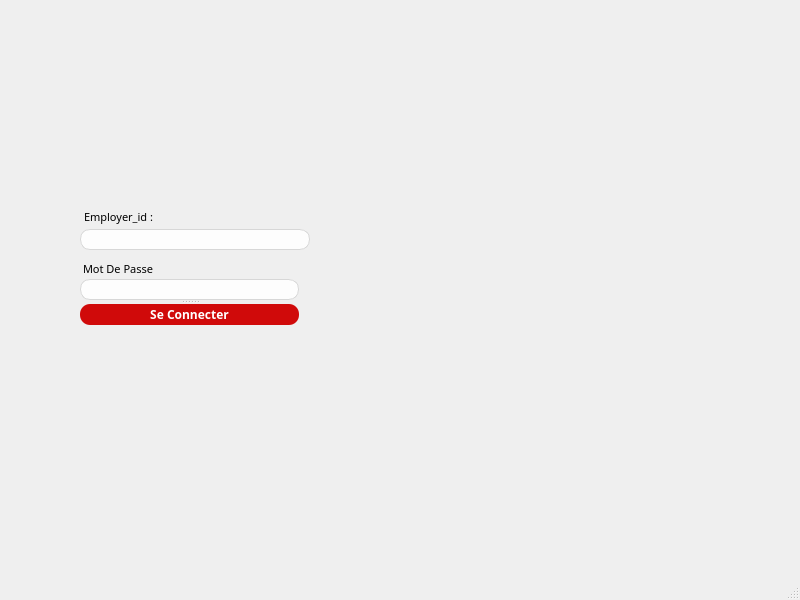
<?xml version="1.0" encoding="UTF-8"?>
<ui version="4.0">
 <class>LoginPage</class>
 <widget class="QMainWindow" name="LoginPage">
  <property name="geometry">
   <rect>
    <x>0</x>
    <y>0</y>
    <width>800</width>
    <height>600</height>
   </rect>
  </property>
  <property name="windowTitle">
   <string>MainWindow</string>
  </property>
  <widget class="QWidget" name="centralwidget">
   <widget class="QStackedWidget" name="stackedWidget">
    <property name="geometry">
     <rect>
      <x>0</x>
      <y>-11</y>
      <width>811</width>
      <height>571</height>
     </rect>
    </property>
    <property name="currentIndex">
     <number>0</number>
    </property>
    <widget class="QWidget" name="Login">
     <widget class="QLabel" name="employer_idLabel_5">
      <property name="geometry">
       <rect>
        <x>84</x>
        <y>217</y>
        <width>81</width>
        <height>21</height>
       </rect>
      </property>
      <property name="font">
       <font>
        <family>Montserrat SemiBold</family>
        <pointsize>-1</pointsize>
       </font>
      </property>
      <property name="styleSheet">
       <string notr="true">QWidget {
    font-size: 11px;
}

QTableView {
    font-size: 10px;
    alternate-background-color: #f0f0f0;
}

Browser QPushButton {
    font-size: 10px;
    min-width: 10px;
}

ColorButton::enabled {
    border: 1px solid #444444;
}

ColorButton::disabled {
    border: 1px solid #AAAAAA;
}


Browser QGroupBox {
    background-color: qlineargradient(x1: 0, y1: 0, x2: 0, y2: 1,
                                      stop: 0 #E0E0E0, stop: 1 #FFFFFF);
    border: 2px solid #999999;
    border-radius: 5px;
    margin-top: 1ex; /* leave space at the top for the title */
    font-size: 13px;
    color: black;
}

Browser QGroupBox::title {
    subcontrol-origin: margin;
    subcontrol-position: top center; /* position at the top center */
    padding: 0 3px;
    font-size: 13px;
    color: black;
}

PluginItem {
    border: 2px solid black;
    background: white;
}


PluginItem Frame {
    background: #CCCCCC;
}


TabButton {
    border: 1px solid #8f8f91;
    border-radius: 2px;
    padding: 3px;
    min-width: 120px;
}

TabButton::checked {
    background-color: qlineargradient(x1: 0, y1: 0 , x2: 0, y2: 1,
                                      stop: 0 #9a9b9e, stop: 1 #babbbe);
}


TabButton::pressed {
    background-color: qlineargradient(x1: 0, y1: 0 , x2: 0, y2: 1,
                                      stop: 0 #9a9b9e, stop: 1 #babbbe);
}</string>
      </property>
      <property name="text">
       <string>Employer_id :</string>
      </property>
     </widget>
     <widget class="QLabel" name="employer_idLabel_8">
      <property name="geometry">
       <rect>
        <x>83</x>
        <y>269</y>
        <width>81</width>
        <height>21</height>
       </rect>
      </property>
      <property name="font">
       <font>
        <family>Montserrat SemiBold</family>
        <pointsize>-1</pointsize>
       </font>
      </property>
      <property name="styleSheet">
       <string notr="true">QWidget {
    font-size: 11px;
}

QTableView {
    font-size: 10px;
    alternate-background-color: #f0f0f0;
}

Browser QPushButton {
    font-size: 10px;
    min-width: 10px;
}

ColorButton::enabled {
    border: 1px solid #444444;
}

ColorButton::disabled {
    border: 1px solid #AAAAAA;
}


Browser QGroupBox {
    background-color: qlineargradient(x1: 0, y1: 0, x2: 0, y2: 1,
                                      stop: 0 #E0E0E0, stop: 1 #FFFFFF);
    border: 2px solid #999999;
    border-radius: 5px;
    margin-top: 1ex; /* leave space at the top for the title */
    font-size: 13px;
    color: black;
}

Browser QGroupBox::title {
    subcontrol-origin: margin;
    subcontrol-position: top center; /* position at the top center */
    padding: 0 3px;
    font-size: 13px;
    color: black;
}

PluginItem {
    border: 2px solid black;
    background: white;
}


PluginItem Frame {
    background: #CCCCCC;
}


TabButton {
    border: 1px solid #8f8f91;
    border-radius: 2px;
    padding: 3px;
    min-width: 120px;
}

TabButton::checked {
    background-color: qlineargradient(x1: 0, y1: 0 , x2: 0, y2: 1,
                                      stop: 0 #9a9b9e, stop: 1 #babbbe);
}


TabButton::pressed {
    background-color: qlineargradient(x1: 0, y1: 0 , x2: 0, y2: 1,
                                      stop: 0 #9a9b9e, stop: 1 #babbbe);
}</string>
      </property>
      <property name="text">
       <string>Mot De Passe</string>
      </property>
     </widget>
     <widget class="QLineEdit" name="employer_id_Edit_5">
      <property name="geometry">
       <rect>
        <x>80</x>
        <y>240</y>
        <width>230</width>
        <height>21</height>
       </rect>
      </property>
      <property name="font">
       <font/>
      </property>
      <property name="layoutDirection">
       <enum>Qt::LeftToRight</enum>
      </property>
      <property name="styleSheet">
       <string notr="true">background-color:#fdfdfd;
height:21px;
width:217px;
filter:drop-shadow(0px 4px 4px rgba(0,0,0,0.12999999523162842));
border-radius:10px;
border:1px solid #d7d7d7;</string>
      </property>
      <property name="text">
       <string/>
      </property>
     </widget>
     <widget class="QLabel" name="label">
      <property name="geometry">
       <rect>
        <x>0</x>
        <y>3</y>
        <width>401</width>
        <height>561</height>
       </rect>
      </property>
      <property name="text">
       <string/>
      </property>
      <property name="pixmap">
       <pixmap resource="resources.qrc">:/new/prefix1/white.png</pixmap>
      </property>
     </widget>
     <widget class="QLabel" name="label_2">
      <property name="geometry">
       <rect>
        <x>10</x>
        <y>10</y>
        <width>501</width>
        <height>551</height>
       </rect>
      </property>
      <property name="text">
       <string/>
      </property>
      <property name="pixmap">
       <pixmap resource="resources.qrc">:/spectrum.png</pixmap>
      </property>
     </widget>
     <widget class="QSplitter" name="splitter">
      <property name="geometry">
       <rect>
        <x>80</x>
        <y>290</y>
        <width>219</width>
        <height>47</height>
       </rect>
      </property>
      <property name="orientation">
       <enum>Qt::Vertical</enum>
      </property>
      <widget class="QLineEdit" name="employer_id_Edit_4">
       <property name="font">
        <font/>
       </property>
       <property name="layoutDirection">
        <enum>Qt::LeftToRight</enum>
       </property>
       <property name="styleSheet">
        <string notr="true">background-color:#fdfdfd;
height:21px;
width:217px;
filter:drop-shadow(0px 4px 4px rgba(0,0,0,0.12999999523162842));
border-radius:10px;
border:1px solid #d7d7d7;</string>
       </property>
       <property name="text">
        <string/>
       </property>
      </widget>
      <widget class="QPushButton" name="ajouterButton_3">
       <property name="font">
        <font>
         <family>Montserrat Light</family>
         <weight>75</weight>
         <bold>true</bold>
        </font>
       </property>
       <property name="styleSheet">
        <string notr="true">background-color:#d00a0a;
height:24px;
width:125px;
filter:drop-shadow(0px 4px 4px rgba(0,0,0,0.25));
border-radius:10px;
color: rgb(255, 255, 255);
</string>
       </property>
       <property name="text">
        <string>Se Connecter</string>
       </property>
      </widget>
     </widget>
     <zorder>splitter</zorder>
     <zorder>label</zorder>
     <zorder>employer_idLabel_5</zorder>
     <zorder>employer_id_Edit_5</zorder>
     <zorder>employer_idLabel_8</zorder>
     <zorder>label_2</zorder>
    </widget>
    <widget class="QWidget" name="page_2"/>
   </widget>
  </widget>
  <widget class="QMenuBar" name="menubar">
   <property name="geometry">
    <rect>
     <x>0</x>
     <y>0</y>
     <width>800</width>
     <height>22</height>
    </rect>
   </property>
  </widget>
  <widget class="QStatusBar" name="statusbar"/>
 </widget>
 <resources>
  <include location="resources.qrc"/>
 </resources>
 <connections/>
</ui>
